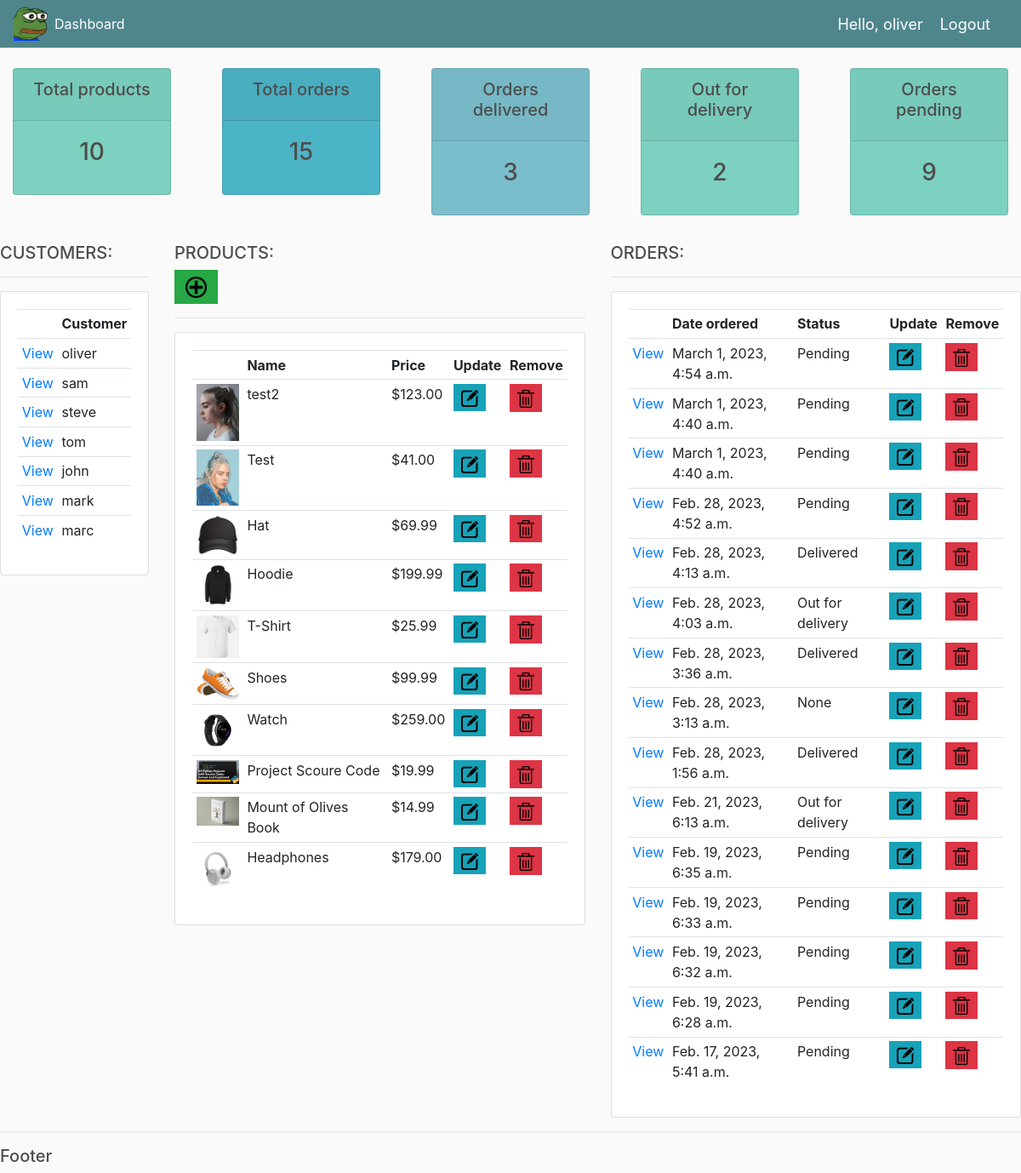
The page /admin_dashboard/ (signed in) on the database its author committed.
### store/models.py (models this page shows, shortened)
class Customer(models.Model):
	user = models.OneToOneField(User, null=True, blank=True, on_delete=models.CASCADE)
	name = models.CharField(max_length=200, null=True)
	email = models.CharField(max_length=200)
	phone = models.CharField(max_length=200, null=True)

class Product(models.Model):
	name = models.CharField(max_length=200)
	price = models.DecimalField(max_digits=7, decimal_places=2)
	digital = models.BooleanField(default=False, null=True, blank=True)
	image = models.ImageField(null=True, blank=True)
	@property
	def imageURL(self):
		try:
			url = self.image.url
		except:
			url = ''
		return url

class Order(models.Model):
	STATUS = (
	('Pending', 'Pending'),
	('Out for delivery', 'Out for delivery'),
	('Delivered', 'Delivered'),
	)
	customer = models.ForeignKey(Customer, on_delete=models.SET_NULL, null=True, blank=True)
	date_ordered = models.DateTimeField(auto_now_add=True)
	complete = models.BooleanField(default=False)
	transaction_id = models.CharField(max_length=200, null=True)
	status = models.CharField(max_length=200, null=True, choices=STATUS, default='Pending')

### store/decorators.py (the view)
	def wrapper_func(request, *args, **kwargs):
		group = None
		if request.user.groups.exists():
			group = request.user.groups.all()[0].name
		if group == 'customer':
			return redirect('store')
		if group == 'admin':
			return view_func(request, *args, **kwargs)

### store/views.py (called while the page is built)
@login_required(login_url='login')
@admin_only
def adminDashboard(request):
	orders = Order.objects.filter(complete=True).order_by('-date_ordered')
	customers = Customer.objects.all()
	products = Product.objects.all().order_by('-id')
	total_products = Product.objects.count()
	total_customers = customers.count()
	total_orders = orders.count()
	delivered = orders.filter(status='Delivered').count()
	delivering = orders.filter(status='Out for delivery').count()
	pending = orders.filter(status='Pending').count()
	context = {'orders': orders, 'customers': customers,
	'total_orders': total_orders, 'total_customers': total_customers,
	'delivered': delivered, 'pending':pending, 'delivering':delivering,
	'products': products, 'total_products': total_products
	}
	return render(request, 'store-manage/dashboard.html', context)

### store/templates/store-manage/dashboard.html
{% extends 'store-manage/main.html' %}
{% block content %}
{% load static %}
{% include "store-manage/status.html" %}
<br>
<div class="row">
	<div class="col-md-2">
		<h5>CUSTOMERS:</h5>
		<hr>
		<div class="card card-body">
			<table class="table table-sm">
				<tr>
					<th></th>
					<th>Customer</th>
				</tr>
				{% for customer in customers %}
					<tr>
						<td><a href="{% url 'customer-details' customer.id %}">View</a></td>
						<td>{{ customer.user}}</td>
					</tr>
				{% endfor %}
			</table>
		</div>
	</div>
	<div class="col-md-5">
		<h5>PRODUCTS:</h5><a href="{% url 'create-product' %}" class="btn btn-success">
			<img src="{% static 'images/add.png'%}" style="max-width:25px" alt="">
		</a>
		<hr>
		<div class="card card-body">
			<table class="table table-sm">
				<tr>
					<th></th>
					<th>Name</th>
					<th>Price</th>
					<th>Update</th>
					<th>Remove</th>
				</tr>
				{% for product in products %}
					<tr>
						<td><img class="row-image-admin" src="{{product.imageURL}}" alt=""></td>
						<td>{{ product.name }}</td>
						<td>${{ product.price}}</td>
						<td><a class="btn btn-sm btn-info "href="{% url 'update-product' product.id %}">
							<img src="{% static 'images/edit.png'%}" style="max-width:20px" alt="update">
						</a></td>
						<td><a class="btn btn-sm btn-danger "href="{% url 'delete-product' product.id %}">
							<img src="{% static 'images/delete.png'%}" style="max-width:20px" alt="delete">
						</a></td>
					</tr>
				{% endfor %}
			</table>
		</div>
	</div>
	<div class="col-md-5">
		<h5>ORDERS:</h5>
		<hr>
		<div class="card card-body">
			<table class="table table-sm">
				<tr>
					<th></th>
					<th>Date ordered</th>
					<th>Status</th>
					<th>Update</th>
					<th>Remove</th>
				</tr>
				{% for order in orders %}
					<tr>
						<td><a href="{% url 'order' order.id %}">View</a></td>
						<td>{{ order.date_ordered }}</td>
						<td>{{ order.status}}</td>
						<td><a class="btn btn-sm btn-info" href="{% url 'update-order' order.id %}">
							<img src="{% static 'images/edit.png'%}" style="max-width:20px" alt="update">
						</a></td>
						<td><a class="btn btn-sm btn-danger" href="{% url 'delete-order' order.id %}">
							<img src="{% static 'images/delete.png'%}" style="max-width:20px" alt="delete">
						</a></td>
					</tr>
				{% endfor %}
			</table>
		</div>
	</div>
</div>
{% endblock %}

### store/templates/store-manage/navbar.html (shortened to what this page needs)
{% load static %}
<nav class="navbar navbar-expand-lg navbar-dark bg-dark">
  <img src="{% static 'images/BRUH.png'%}" alt="" width="40" height="40">
  <div class="collapse navbar-collapse" id="navbarNav">
    <ul class="navbar-nav">
      <li class="nav-item active">
        <a class="nav-link" href="{% url 'admin' %}">Dashboard </a>
      </li>
    </ul>
  </div>
  <span class="hello-msg">Hello, {{request.user}} </span>
  <span ><a class="hello-msg" href="{% url 'logout' %}">Logout</a></span>
</nav>

### static/css/main.css (style rules this page uses)
body { background-color: hsl(0, 0%, 98%); }
h1,h2,h3,h4,h5,h6 { color:hsl(0, 0%, 30%); }
.bg-dark { background-color: #4f868c!important; }
.btn { border-radius: 0; }
.row-image-admin { width: 50px; }

### store/templates/store-manage/navbar.html (style rules this page uses)
.hello-msg { font-size: 18px; color: #fff; margin-right: 20px; }

### rows shown on the page
Customer: user "oliver"
Customer: user "sam"
Customer: user "steve"
Customer: user "tom"
Customer: user "john"
Customer: user "mark"
Customer: user "marc"
Product: imageURL (picture), name "test2", price "123.00"
Product: imageURL (picture), name "Test", price "41.00"
Product: imageURL (picture), name "Hat", price "69.99"
Product: imageURL (picture), name "Hoodie", price "199.99"
Product: imageURL (picture), name "T-Shirt", price "25.99"
Product: imageURL (picture), name "Shoes", price "99.99"
Product: imageURL (picture), name "Watch", price "259.00"
Product: imageURL (picture), name "Project Scoure Code", price "19.99"
Product: imageURL (picture), name "Mount of Olives Book", price "14.99"
Product: imageURL (picture), name "Headphones", price "179.00"
Order: date_ordered "March 1, 2023, 4:54 a.m.", status "Pending"
Order: date_ordered "March 1, 2023, 4:40 a.m.", status "Pending"
Order: date_ordered "March 1, 2023, 4:40 a.m.", status "Pending"
Order: date_ordered "Feb. 28, 2023, 4:52 a.m.", status "Pending"
Order: date_ordered "Feb. 28, 2023, 4:13 a.m.", status "Delivered"
Order: date_ordered "Feb. 28, 2023, 4:03 a.m.", status "Out for delivery"
Order: date_ordered "Feb. 28, 2023, 3:36 a.m.", status "Delivered"
Order: date_ordered "Feb. 28, 2023, 3:13 a.m.", status "None"
Order: date_ordered "Feb. 28, 2023, 1:56 a.m.", status "Delivered"
Order: date_ordered "Feb. 21, 2023, 6:13 a.m.", status "Out for delivery"
Order: date_ordered "Feb. 19, 2023, 6:35 a.m.", status "Pending"
Order: date_ordered "Feb. 19, 2023, 6:33 a.m.", status "Pending"
Order: date_ordered "Feb. 19, 2023, 6:32 a.m.", status "Pending"
Order: date_ordered "Feb. 19, 2023, 6:28 a.m.", status "Pending"
Order: date_ordered "Feb. 17, 2023, 5:41 a.m.", status "Pending"

### other values the page prints
{{ request.user }} "oliver"
{{ total_products }} "10"
{{ total_orders }} "15"
{{ delivered }} "3"
{{ delivering }} "2"
{{ pending }} "9"
